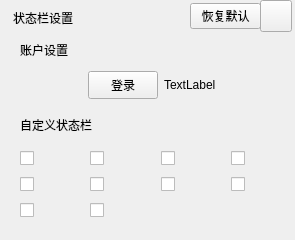
<?xml version="1.0" encoding="UTF-8"?>
<ui version="4.0">
 <class>ToolbarConfigWidget</class>
 <widget class="QWidget" name="ToolbarConfigWidget">
  <property name="geometry">
   <rect>
    <x>0</x>
    <y>0</y>
    <width>295</width>
    <height>240</height>
   </rect>
  </property>
  <property name="minimumSize">
   <size>
    <width>295</width>
    <height>240</height>
   </size>
  </property>
  <property name="maximumSize">
   <size>
    <width>295</width>
    <height>240</height>
   </size>
  </property>
  <property name="windowTitle">
   <string>Form</string>
  </property>
  <layout class="QVBoxLayout" name="verticalLayout">
   <property name="leftMargin">
    <number>0</number>
   </property>
   <property name="topMargin">
    <number>0</number>
   </property>
   <property name="rightMargin">
    <number>0</number>
   </property>
   <property name="bottomMargin">
    <number>0</number>
   </property>
   <item>
    <widget class="QWidget" name="inner_widget" native="true">
     <property name="minimumSize">
      <size>
       <width>295</width>
       <height>240</height>
      </size>
     </property>
     <property name="maximumSize">
      <size>
       <width>295</width>
       <height>240</height>
      </size>
     </property>
     <widget class="QLabel" name="label">
      <property name="geometry">
       <rect>
        <x>13</x>
        <y>7</y>
        <width>91</width>
        <height>21</height>
       </rect>
      </property>
      <property name="text">
       <string>状态栏设置</string>
      </property>
     </widget>
     <widget class="QLabel" name="label_2">
      <property name="geometry">
       <rect>
        <x>20</x>
        <y>41</y>
        <width>67</width>
        <height>17</height>
       </rect>
      </property>
      <property name="text">
       <string>账户设置</string>
      </property>
     </widget>
     <widget class="QLabel" name="label_3">
      <property name="geometry">
       <rect>
        <x>20</x>
        <y>116</y>
        <width>101</width>
        <height>17</height>
       </rect>
      </property>
      <property name="text">
       <string>自定义状态栏</string>
      </property>
     </widget>
     <widget class="QPushButton" name="reset_btn">
      <property name="geometry">
       <rect>
        <x>190</x>
        <y>3</y>
        <width>71</width>
        <height>26</height>
       </rect>
      </property>
      <property name="text">
       <string>恢复默认</string>
      </property>
     </widget>
     <widget class="QPushButton" name="close_btn">
      <property name="geometry">
       <rect>
        <x>260</x>
        <y>0</y>
        <width>32</width>
        <height>32</height>
       </rect>
      </property>
      <property name="minimumSize">
       <size>
        <width>32</width>
        <height>32</height>
       </size>
      </property>
      <property name="maximumSize">
       <size>
        <width>32</width>
        <height>32</height>
       </size>
      </property>
      <property name="text">
       <string/>
      </property>
     </widget>
     <widget class="QWidget" name="grid_widget" native="true">
      <property name="geometry">
       <rect>
        <x>20</x>
        <y>140</y>
        <width>281</width>
        <height>91</height>
       </rect>
      </property>
      <layout class="QGridLayout" name="gridLayout">
       <property name="leftMargin">
        <number>0</number>
       </property>
       <property name="topMargin">
        <number>0</number>
       </property>
       <property name="rightMargin">
        <number>0</number>
       </property>
       <property name="bottomMargin">
        <number>0</number>
       </property>
       <property name="spacing">
        <number>0</number>
       </property>
       <item row="1" column="2">
        <widget class="QCheckBox" name="quan_shuang_checkbox">
         <property name="text">
          <string/>
         </property>
        </widget>
       </item>
       <item row="1" column="0">
        <widget class="QCheckBox" name="simple_tradtion_checkbox">
         <property name="text">
          <string/>
         </property>
        </widget>
       </item>
       <item row="1" column="1">
        <widget class="QCheckBox" name="symbol_checkbox">
         <property name="text">
          <string/>
         </property>
        </widget>
       </item>
       <item row="0" column="0">
        <widget class="QCheckBox" name="wubi_pinyin_checkbox">
         <property name="text">
          <string/>
         </property>
        </widget>
       </item>
       <item row="1" column="3">
        <widget class="QCheckBox" name="setting_checkbox">
         <property name="text">
          <string/>
         </property>
        </widget>
       </item>
       <item row="0" column="2">
        <widget class="QCheckBox" name="cn_en_punctuation_checkbox">
         <property name="text">
          <string/>
         </property>
        </widget>
       </item>
       <item row="0" column="1">
        <widget class="QCheckBox" name="cn_en_check">
         <property name="text">
          <string/>
         </property>
        </widget>
       </item>
       <item row="0" column="3">
        <widget class="QCheckBox" name="full_half_checkbox">
         <property name="text">
          <string/>
         </property>
        </widget>
       </item>
       <item row="2" column="0">
        <widget class="QCheckBox" name="ocr_checkbox">
         <property name="text">
          <string/>
         </property>
        </widget>
       </item>
       <item row="2" column="1">
        <widget class="QCheckBox" name="voice_checkbox">
         <property name="text">
          <string/>
         </property>
        </widget>
       </item>
      </layout>
     </widget>
     <widget class="QWidget" name="layoutWidget">
      <property name="geometry">
       <rect>
        <x>0</x>
        <y>70</y>
        <width>291</width>
        <height>30</height>
       </rect>
      </property>
      <layout class="QHBoxLayout" name="horizontalLayout">
       <item>
        <spacer name="horizontalSpacer">
         <property name="orientation">
          <enum>Qt::Horizontal</enum>
         </property>
         <property name="sizeHint" stdset="0">
          <size>
           <width>40</width>
           <height>20</height>
          </size>
         </property>
        </spacer>
       </item>
       <item>
        <widget class="QLabel" name="default_user_label">
         <property name="text">
          <string/>
         </property>
        </widget>
       </item>
       <item>
        <widget class="QPushButton" name="login_btn">
         <property name="minimumSize">
          <size>
           <width>70</width>
           <height>28</height>
          </size>
         </property>
         <property name="maximumSize">
          <size>
           <width>70</width>
           <height>28</height>
          </size>
         </property>
         <property name="text">
          <string>登录</string>
         </property>
        </widget>
       </item>
       <item>
        <widget class="QLabel" name="username_label">
         <property name="text">
          <string>TextLabel</string>
         </property>
         <property name="alignment">
          <set>Qt::AlignLeading|Qt::AlignLeft|Qt::AlignVCenter</set>
         </property>
        </widget>
       </item>
       <item>
        <spacer name="horizontalSpacer_2">
         <property name="orientation">
          <enum>Qt::Horizontal</enum>
         </property>
         <property name="sizeHint" stdset="0">
          <size>
           <width>40</width>
           <height>20</height>
          </size>
         </property>
        </spacer>
       </item>
      </layout>
     </widget>
    </widget>
   </item>
  </layout>
 </widget>
 <resources/>
 <connections/>
</ui>
